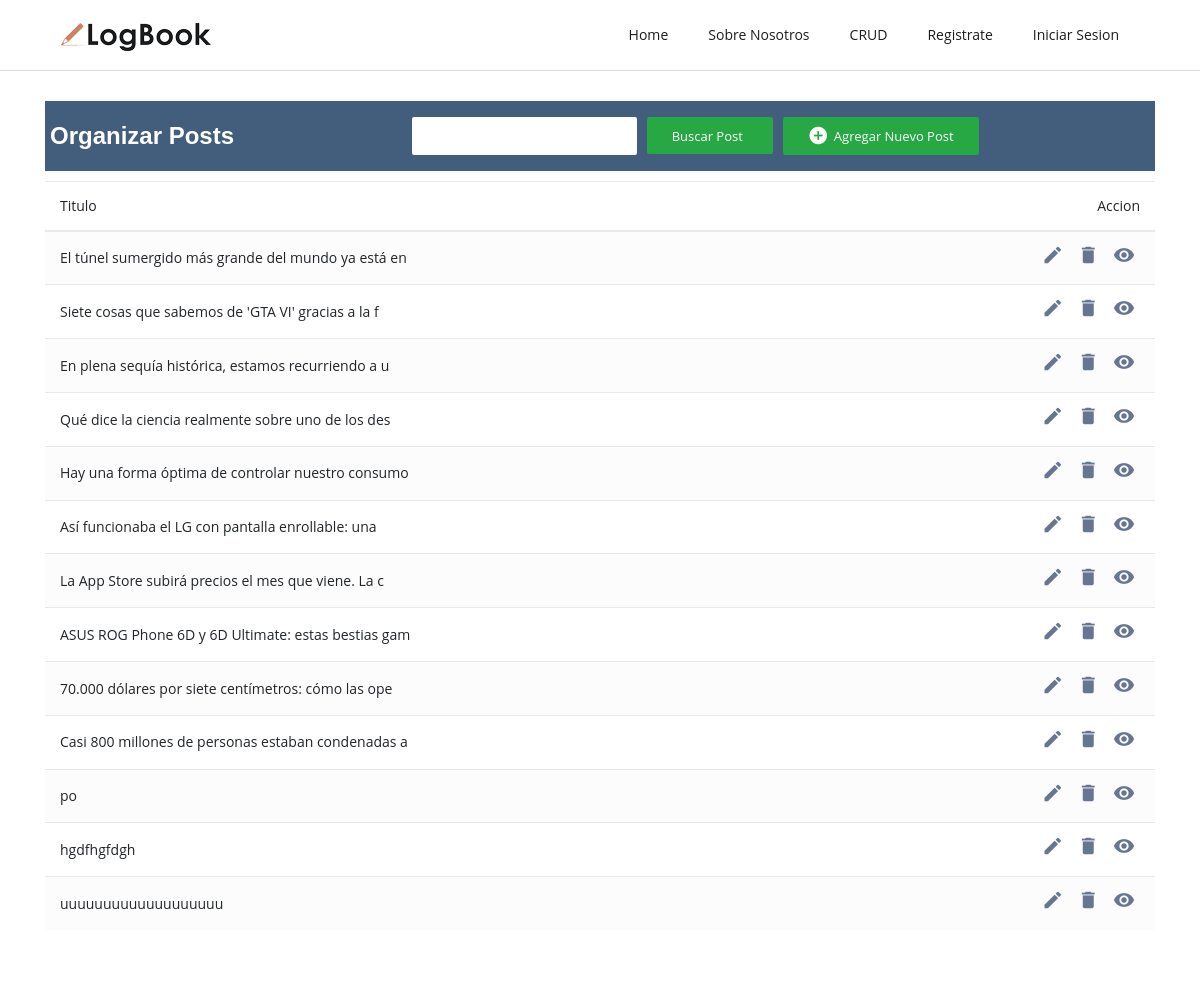
The app's page /blogapp/ver_posts/, older data.
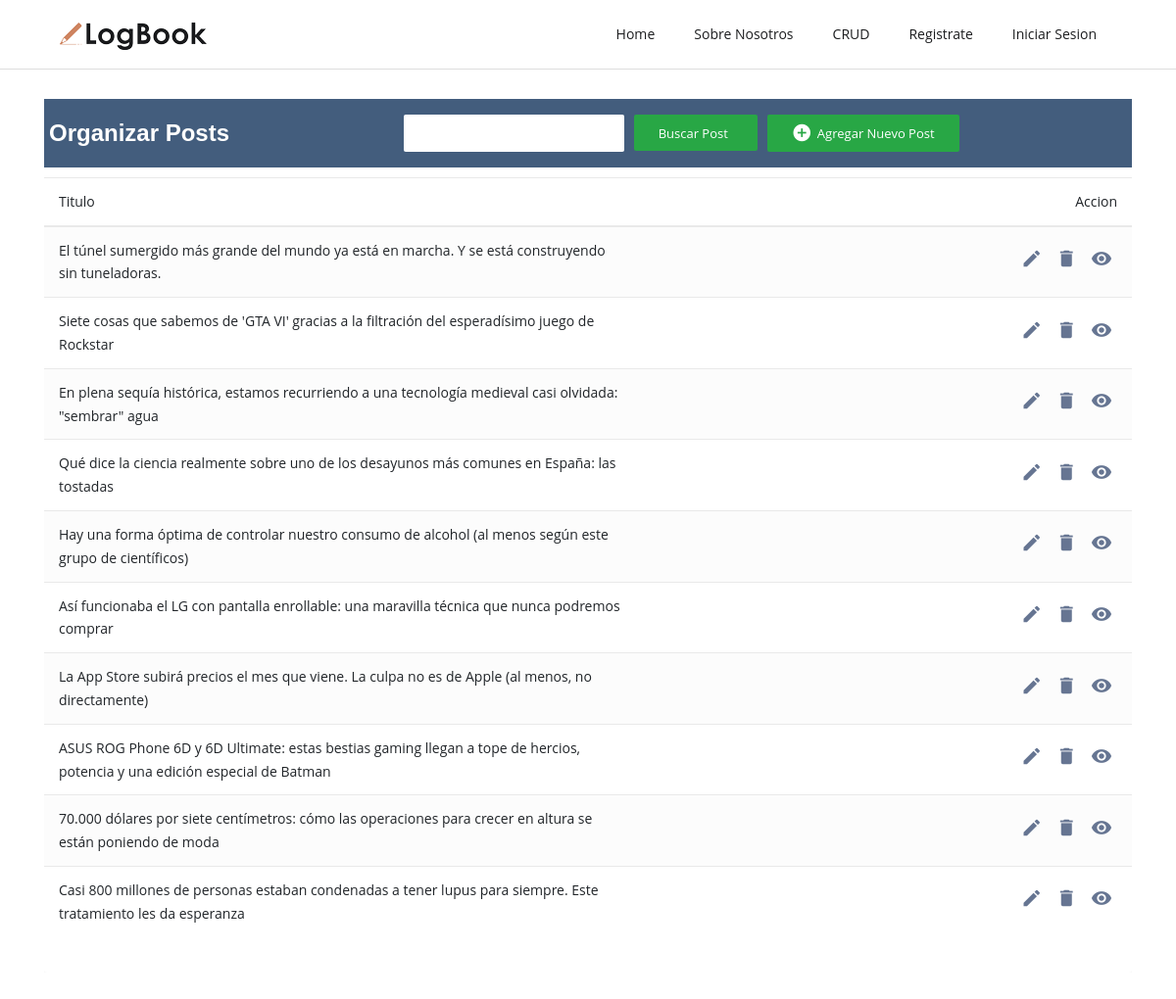
The same page, newer data.
### blogapp/models.py (models this page shows, shortened)
class Base(models.Model):
    id = models.AutoField(primary_key=True)
    estado=models.BooleanField(default=True)
    fecha_creacion = models.DateField(auto_now=False, auto_now_add=True)
    fecha_modificacion = models.DateField(auto_now=True, auto_now_add=False)
    fecha_eliminacion = models.DateField(auto_now=True, auto_now_add=False)
    class Meta:
        abstract = True

class Post(Base):
    titulo = models.CharField(max_length=300, unique=True)
    subtitulo = models.CharField(max_length=300, unique=True, null=True, blank=True)
    slug = models.SlugField()
    content = RichTextField()
    imagen_post = models.ImageField(upload_to="images/",null=True, blank=True)
    publicar = models.BooleanField(default=False)
    fecha_creacion = models.DateField(auto_now=True)
    escritor = models.ForeignKey(Escritor, related_name='posts',on_delete=models.CASCADE)
    categoria = models.ForeignKey(Category, on_delete=models.SET_NULL,
        blank=True,
        null=True,
        related_name="posts")
    tag = models.ManyToManyField(to=Tag, related_name="posts", blank=True)
    def get_absolute_url(self):
        return reverse('ver_articulo',args=[self.slug])

### blogapp/views.py (the view)
# urls.py: path( 'ver_posts/',ver_posts,name='ver_posts'),
def ver_posts(request):
  all_posts = Post.objects.all()
  form=Formulario_post()
  return render(request,'crud.html',{'all_posts':all_posts,'form':form,'ver_posts':True})

### blogapp/forms.py
class Formulario_post(ModelForm):
  class Meta:
      model = Post
      fields = '__all__'
      exclude = ['me_gusta','fecha_creacion']

### blogapp/models.py (called while the page is built)
    def __str__(self):
        return self.nombre

    def __str__(self):
        return self.nombre

    def __str__(self):
        return self.nombre + " " + self.apellido

### templates/CRUD.html
{% extends 'bases/base_crud.html' %}
{% load static %}
{% block content %}
{% include 'includes/navbar.html' %}
{% include 'includes/section_crud.html' %}
{% endblock %}

### templates/bases/base_crud.html (shortened to what this page needs)
{% load widget_tweaks %}
{% load static %}
<!DOCTYPE html>
<html lang="en">
<head>
	<link rel="stylesheet" href="{% static 'css/reset.css' %}">
	<link rel="stylesheet" href="{% static 'plugins/bootstrap/bootstrap.min.css' %}">
	<link rel="stylesheet" href="{% static 'plugins/themify-icons/themify-icons.css' %}">
	<link rel="stylesheet" href="{% static 'css/style.css' %}">
</head>
<body>
	{% block content %}
	{% endblock %}
</body>
</html>

### templates/includes/navbar.html (shortened to what this page needs)
{% load static %}
  <header class="sticky-top bg-white border-bottom border-default">
    <div class="container">
       <nav class="navbar navbar-expand-lg navbar-white">
          <a class="navbar-brand" href="{% url 'inicio' %}">
             <img class="img-fluid" width="150px" src="{% static 'images/logo.png' %}" alt="LogBook">
          </a>
          <div class="collapse navbar-collapse text-center" id="navigation">
             <ul class="navbar-nav ml-auto">
                <li class="nav-item">
                   <a class="nav-link" href="{% url 'inicio' %}">Home</a>
                </li>
                <li class="nav-item">
                  <a class="nav-link" href="{% url 'sobre_nosotros' %}">Sobre Nosotros</a>
               </li>
               <li class="nav-item">
                  <a class="nav-link" href="{% url 'ver_posts' %}">CRUD</a>
               </li>
               {% if user.is_authenticated %}
               <li class="nav-item">
                  <a class="nav-link" href="{% url 'logout' %}">Cerrar sesion</a>
               </li>
               <li class="nav-item">
                  <a class="nav-link" href="{% url 'logout' %}">Cuenta</a>
               </li>
               {% else %}
               <li class="nav-item">
                  <button><a class="nav-link " href="{% url 'register' %}">Registrate</a></button>
               </li>
               <li class="nav-item">
                  <button><a class="nav-link" href="{% url 'login' %}">Iniciar sesion</a></button>
               </li>
               {% endif %}
             </ul>
          </div>
       </nav>
    </div>
  </header>

### templates/includes/section_crud.html (shortened to what this page needs)
{% load static %}
{% load widget_tweaks %}
{% if ver_posts %}
<div class="container-xl">
  <div class="table-responsive">
    <div class="table-wrapper">
      <div class="table-title">
        <div class="row">
          <div class="col-sm-4">
            <h2>Organizar <b>Posts</b></h2>
          </div>
            <form action="{% url 'search_posts' %}" method='GET' class="">
              <input  name="s" type="search" class="search-box-crud widget-search">
              <button type="submit" class="btn btn-success "> <span>Buscar Post</span></button>
            </form>
            <a href="#addEmployeeModal" class="btn btn-success" data-toggle="modal"><i
                class="material-icons">&#xE147;</i> <span>Agregar nuevo post</span></a>
        </div>
      </div>
      <table class="table table-striped table-hover">
        <thead>
          <tr>
            <th>Titulo</th>
            <th>Accion</th>
          </tr>
        </thead>
        <tbody>
          {% for post in all_posts %}
          <tr>
            <td>{{ post.titulo }}</td>
            <td>
              <a href="{% url 'update_post' post.slug %}"><i class="material-icons" data-toggle="tooltip"
                  title="Edit">&#xE254;</i></a>
              <a href="{% url 'delete_post' post.slug %}"><i class="material-icons"
                  data-toggle="tooltip" title="Delete">&#xE872;</i></a>
              <a href="{{ post.get_absolute_url }}"><i class="material-icons"
                    data-toggle="tooltip" title="Delete">&#xe8f4;</i></a>
            </td>
          </tr>
          {% endfor %}
        </tbody>
      </table>
    </div>
  </div>
</div>
{% endif %}

### static/css/style.css (style rules this page uses)
body { line-height: 1.7; font-family: "Open Sans", sans-serif; -webkit-font-smoothing: antialiased; color: #696c6d; font-size: 14px; }
h1, h2, h3, h4, h5, h6 { color: #1c1d1f; font-family: "Montserrat", sans-serif; font-weight: 600; line-height: 1.2; }
h2, .h2 { font-size: 36px; }
.btn { font-size: 14px; font-family: "Open Sans", sans-serif; text-transform: capitalize; padding: 8px 25px; border-radius: 50px; border: 1px solid; position: relative; z-index: 1; transition: 0.2s ease; }
body { background-color: #fff; overflow-x: hidden; }
img { vertical-align: middle; border: 0; }
a, a:hover, a:focus { text-decoration: none; }
a, button, select { cursor: pointer; transition: 0.2s ease; }
.border-default { border-color: #ddd !important; }
.nav-item { margin: 0; }
.nav-item .nav-link { text-transform: capitalize; }
.navbar-white .navbar-nav .nav-link { color: #1c1d1f; }
.navbar-expand-lg .navbar-nav .nav-link { padding: 15px 20px; }
.widget-search { position: relative; }

### templates/bases/base_crud.html (style rules this page uses)
.table-responsive { margin: 30px 0; }
.table-wrapper { background: #fff; padding: 20px 0px; border-radius: 3px; min-width: 1000px; box-shadow: 0 1px 1px rgba(0, 0, 0, .05); }
.table-title { padding-bottom: 15px; background: #435d7d; color: #fff; padding: 16px 30px; min-width: 100%; margin: -20px -25px 10px; border-radius: 3px 3px 0 0; }
.table-title h2 { margin: 5px 0 0; font-size: 24px; color: #fff; }
.table-title .btn { color: #fff; float: right; font-size: 13px; border: none; min-width: 50px; border-radius: 2px; border: none; outline: none !important; margin-left: 10px; }
.table-title .btn i { float: left; font-size: 21px; margin-right: 5px; }
.table-title .btn span { float: left; margin-top: 2px; }
table.table tr th, table.table tr td { border-color: #e9e9e9; padding: 12px 15px; vertical-align: middle; }
table.table tr th:first-child { width: 60px; }
table.table tr th:last-child { width: 100px; text-align: right; }
table.table tr td:first-child { width: 60px; }
table.table tr td:last-child { width: 100px; text-align: right; }
table.table-striped tbody tr:nth-of-type(odd) { background-color: #fcfcfc; }
table.table td:last-child i { opacity: 0.9; font-size: 22px; margin: 0 5px; }
table.table td a { font-weight: bold; color: #566787; display: inline-block; text-decoration: none; outline: none !important; }
table.table td i { font-size: 19px; }
.search-box-crud { background-color: #ffffff; color: rgb(0, 0, 0); float: left; font-size: 13px; min-width: 50px; position: relative; border-radius: 2px; padding: 8px 25px; min-width: 50px; text-align: center; vertical-align: middle; margin: 0; }

Row changes from the older to the newer data that the page shows:
removed Post: titulo "po"
removed Post: titulo "hgdfhgfdgh"
removed Post: titulo "uuuuuuuuuuuuuuuuuuu"
changed Post: titulo "El túnel sumergido más grande del mundo ya está en" → "El túnel sumergido más grande del mundo ya está en marcha. Y se está construyendo sin tuneladoras."
changed Post: titulo "Siete cosas que sabemos de 'GTA VI' gracias a la f" → "Siete cosas que sabemos de 'GTA VI' gracias a la filtración del esperadísimo juego de Rockstar"
changed Post: titulo "En plena sequía histórica, estamos recurriendo a u" → "En plena sequía histórica, estamos recurriendo a una tecnología medieval casi olvidada: \"sembrar\" agua"
changed Post: titulo "Qué dice la ciencia realmente sobre uno de los des" → "Qué dice la ciencia realmente sobre uno de los desayunos más comunes en España: las tostadas"
changed Post: titulo "Hay una forma óptima de controlar nuestro consumo" → "Hay una forma óptima de controlar nuestro consumo de alcohol (al menos según este grupo de científicos)"
changed Post: titulo "Así funcionaba el LG con pantalla enrollable: una" → "Así funcionaba el LG con pantalla enrollable: una maravilla técnica que nunca podremos comprar"
changed Post: titulo "La App Store subirá precios el mes que viene. La c" → "La App Store subirá precios el mes que viene. La culpa no es de Apple (al menos, no directamente)"
changed Post: titulo "ASUS ROG Phone 6D y 6D Ultimate: estas bestias gam" → "ASUS ROG Phone 6D y 6D Ultimate: estas bestias gaming llegan a tope de hercios, potencia y una edición especial de Batman"
changed Post: titulo "70.000 dólares por siete centímetros: cómo las ope" → "70.000 dólares por siete centímetros: cómo las operaciones para crecer en altura se están poniendo de moda"
changed Post: titulo "Casi 800 millones de personas estaban condenadas a" → "Casi 800 millones de personas estaban condenadas a tener lupus para siempre. Este tratamiento les da esperanza"
